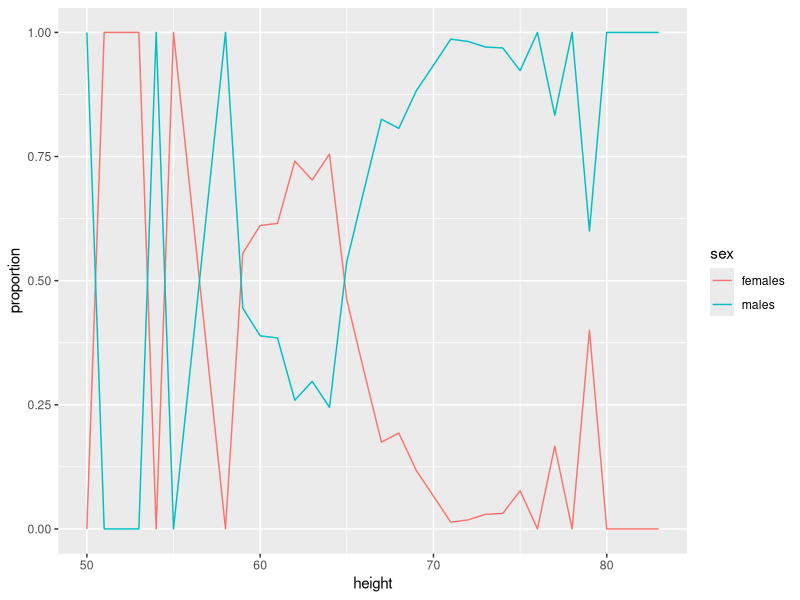
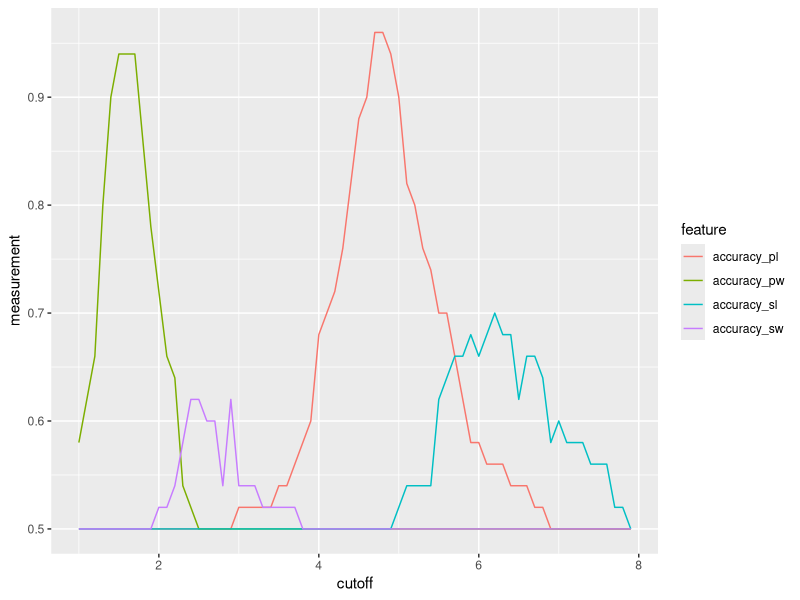
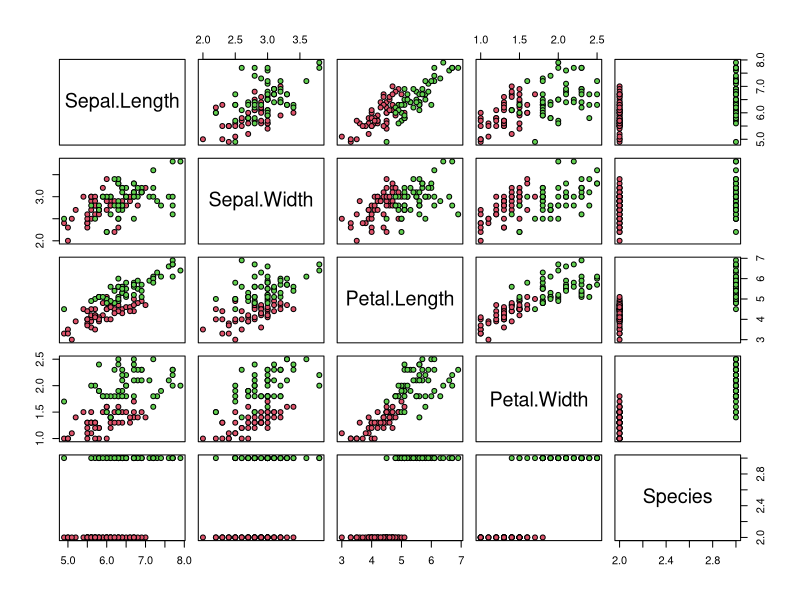
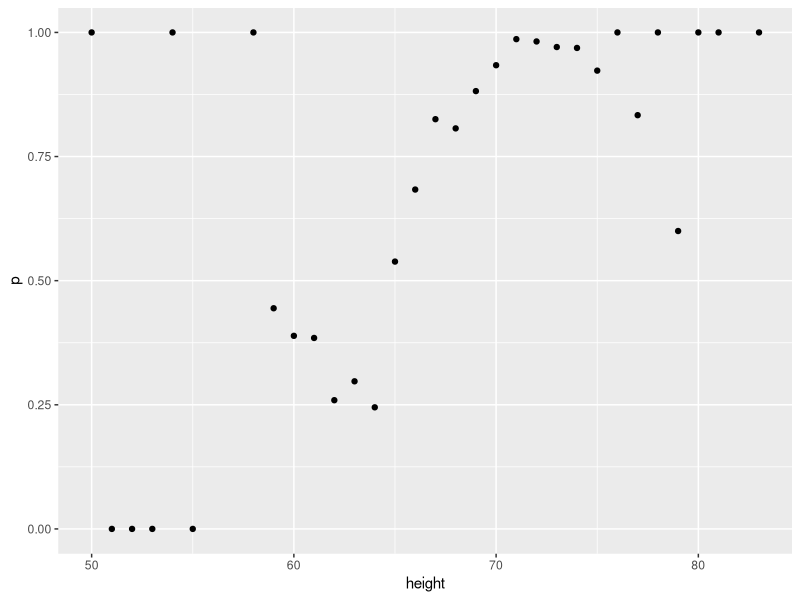
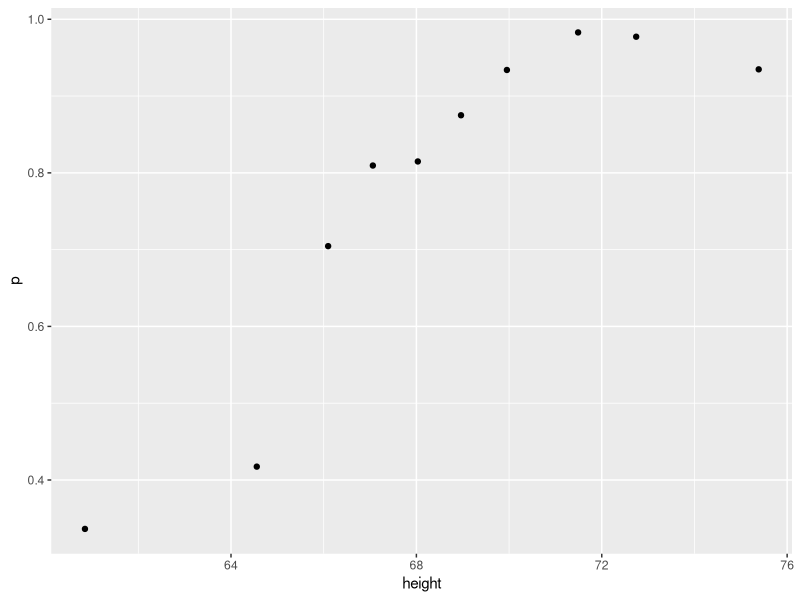
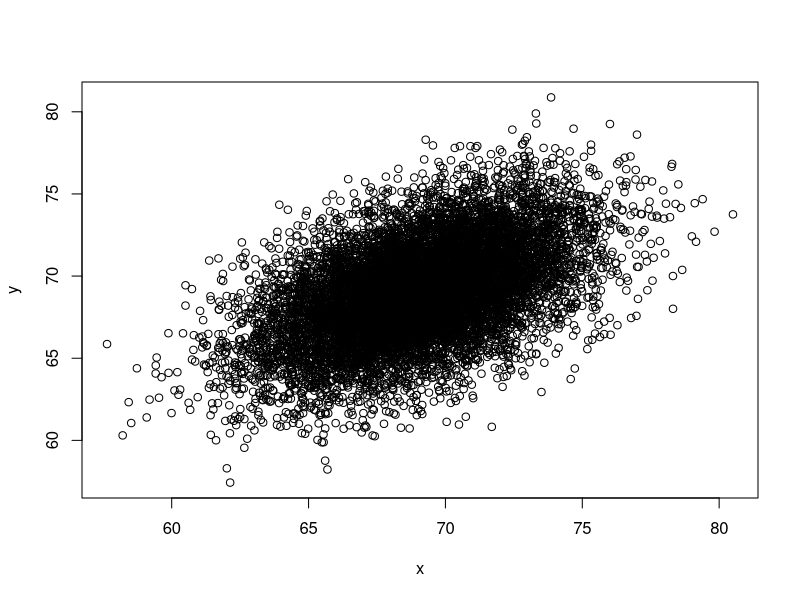
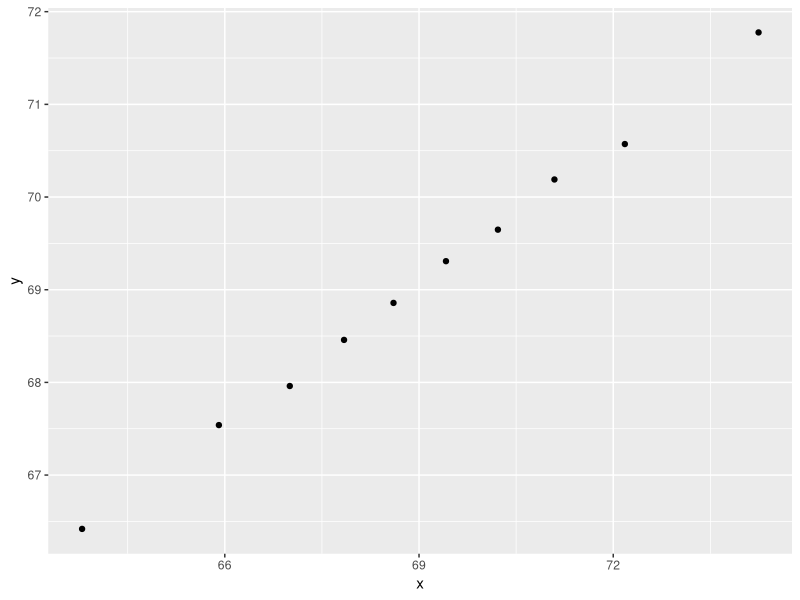
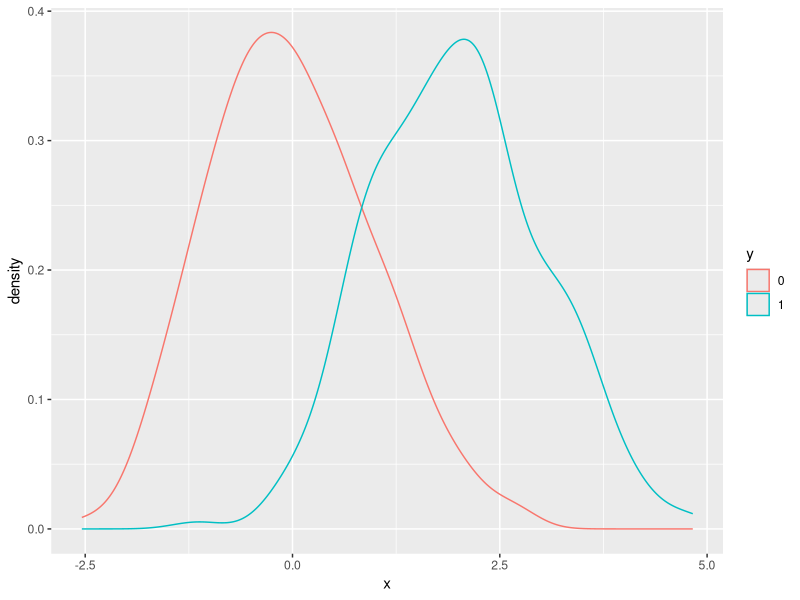

Write the R code that produced these figures, in order.
# Housekeeping -----------------------------------------------------------------

rm(list = ls())
gc()

library('tidyverse')
library('dslabs')
library('caret')
library('lubridate')

# Assessment -------------------------------------------------------------------

data(heights)
str(heights)
heights[777,]

heights %>%
  summarize(max_height = max(height),
            shortest = which.min(height),
            mean = mean(height),
            median = median(height),
            proportion_males = mean(sex == "Male"),
            taller = sum(height > 78 & sex == "Female"))

# Section 2.1 ------------------------------------------------------------------

# evaluation of heights database

data(heights)

list <- createDataPartition(heights$height, times = 2, p = .01, list = FALSE)

heights[list[,1],]
heights[list[,2],]

heights %>%
  mutate(height = round(height,0)) %>%
  group_by(height,sex) %>%
  count(height) %>%
  spread(key = sex, value = n, fill = 0) %>%
  transmute(height = height,
            males = Male/(Male+Female),
            females = Female/(Male+Female)) %>%
  gather(key='sex', value = 'proportion', males:females) %>%
  ggplot(aes(x = height, y = proportion, color = sex)) +
  geom_line()

list <- createDataPartition(heights$height,times=1,p=.05,list=FALSE)
test_set <- heights[list,]
train_set <- heights[-list,]

F1 <- sapply(min(heights$height):max(heights$height), function(x){
  y_hat <-  ifelse(heights$height > x, 'Male', 'Female') %>% factor()
  y_actual <-  heights$sex
  F_meas(data = y_hat, reference = y_actual)
})


scores <- 
  data.frame(strata = min(heights$height):max(heights$height),
             F1_score = F1)

scores %>%
  summarise(best_cutoff = strata[which.max(F1_score)],
            F1_score = F1_score[which.max(F1_score)])

y_hat <- ifelse(heights$height > 66, "Male", "Female") %>% factor()
y_actual <- heights$sex

se <- sensitivity(data = y_hat, reference = y_actual)
sp <- specificity(data = y_hat, reference = y_actual)
pr <- precision(data = y_hat, reference = y_actual)
F1 <- F_meas(data = y_hat, reference = y_actual)

2/(1/se + 1/pr) # coincides with F1 = geom mean sensitivity and precision
2/(1/se + 1/sp)

# Assessment - heights

data(reported_heights)

dat <- mutate(reported_heights, date_time = ymd_hms(time_stamp)) %>%
  filter(date_time >= make_date(2016, 01, 25) & date_time < make_date(2016, 02, 1)) %>%
  mutate(type = ifelse(day(date_time) == 25 & hour(date_time) == 8 & between(minute(date_time), 15, 30), "inclass","online")) %>%
  select(sex, type)

y <- factor(dat$sex, c("Female", "Male"))
x <- dat$type

model <- 
  data.frame(actual_sex = y, type = x)

model %>%
  mutate(predicted_sex = ifelse(type == "inclass", "Female", "Male")) %>%
  summarise(accuracy = mean(actual_sex == predicted_sex))
  
y <- model$actual_sex
y_hat <- ifelse(model$type == "inclass", "Female", "Male") %>% factor()

table(y_hat, y)
sensitivity(data = y_hat, reference = y)
specificity(data = y_hat, reference = y)

prevalence <- 
  dat %>%
  summarise(female_prevalence = mean(sex=="Female"))

# Assessment - iris dataset

data(iris)
iris <- iris[-which(iris$Species=='setosa'),]
y <- iris$Species

set.seed(2, sample.kind="Rounding")
list <- createDataPartition(y,times=1,p=.5,list=FALSE)
test <- iris[list,]
train <- iris[-list,]

range <- 
  iris %>%
  select(-Species) %>%
  summary()

cutoff <- seq(1,7.9,.1)

tmp <- sapply(cutoff,function(x){
  tmp <- data.frame(y_hat_sl = ifelse(train$Sepal.Length > x,"virginica","versicolor"),
                    y_hat_sw = ifelse(train$Sepal.Width > x,"virginica","versicolor"),
                    y_hat_pl = ifelse(train$Petal.Length > x,"virginica","versicolor"),
                    y_hat_pw = ifelse(train$Petal.Width > x,"virginica","versicolor"),
                    y_actual = train$Species) %>%
    summarize(cutoff = x,
              accuracy_sl = mean(y_hat_sl == y_actual),
              accuracy_sw = mean(y_hat_sw == y_actual),
              accuracy_pl = mean(y_hat_pl == y_actual),
              accuracy_pw = mean(y_hat_pw == y_actual))
})

accuracy <-
  data.frame(cutoff = as.numeric(tmp[1,]),
             accuracy_sl = as.numeric(tmp[2,]),
             accuracy_sw = as.numeric(tmp[3,]),
             accuracy_pl = as.numeric(tmp[4,]),
             accuracy_pw = as.numeric(tmp[5,]))

accuracy %>%
  summary()

accuracy %>%
  gather(key = 'feature', value = 'measurement', -cutoff) %>%
  ggplot(aes(x = cutoff, y = measurement, color = feature)) +
  geom_line()

y_hat = ifelse(test$Petal.Length > 4.7, "virginica", "versicolor") %>% as.character()
y_actual = test$Species %>% as.character()

mean(y_hat == y_actual)


# tmp <- sapply(cutoff,function(x){
#   tmp <- data.frame(y_hat_sl = ifelse(test$Sepal.Length > x,"virginica","versicolor"),
#                     y_hat_sw = ifelse(test$Sepal.Width > x,"virginica","versicolor"),
#                     y_hat_pl = ifelse(test$Petal.Length > x,"virginica","versicolor"),
#                     y_hat_pw = ifelse(test$Petal.Width > x,"virginica","versicolor"),
#                     y_actual = test$Species) %>%
#     summarize(cutoff = x,
#               accuracy_sl = mean(y_hat_sl == y_actual),
#               accuracy_sw = mean(y_hat_sw == y_actual),
#               accuracy_pl = mean(y_hat_pl == y_actual),
#               accuracy_pw = mean(y_hat_pw == y_actual))
# })
# 
# accuracy <-
#   data.frame(cutoff = as.numeric(tmp[1,]),
#              accuracy_sl = as.numeric(tmp[2,]),
#              accuracy_sw = as.numeric(tmp[3,]),
#              accuracy_pl = as.numeric(tmp[4,]),
#              accuracy_pw = as.numeric(tmp[5,]))
# 
# accuracy %>%
#   summary()

plot(iris,pch=21,bg=iris$Species)



cutoff.pl <- accuracy$cutoff[which.max(accuracy$accuracy_pl)]
cutoff.pw <- accuracy$cutoff[which.max(accuracy$accuracy_pw)]

y_actual <- test$Species %>% droplevels()
y_hat <- ifelse(test$Petal.Length > cutoff.pl | test$Petal.Width > cutoff.pw,
                "virginica","versicolor")

mean(y_actual == y_hat)

# Section 2.2 ------------------------------------------------------------------

# A = have disease
# B = test is positive

P_B_A <- .85 # sensitivity
P_A <- .02 # prevalence
P_notB_notA <- .90 # specificity
P_B <- .98*.10 + .02*.85 # positive test rate

P_A_B <- P_B_A * P_A / P_B
P_A_B

set.seed(1)
disease <- sample(c(0,1), size=1e6, replace=TRUE, prob=c(0.98,0.02))
test <- rep(NA, 1e6)
test[disease==0] <- sample(c(0,1), size=sum(disease==0), replace=TRUE, prob=c(0.90,0.10))
test[disease==1] <- sample(c(0,1), size=sum(disease==1), replace=TRUE, prob=c(0.15, 0.85))

mean(test)
mean(disease[test == 0])
mean(disease[test == 1])
mean(disease[test == 1]) / mean(disease)

# heights

data(heights)

heights %>%
  mutate(height = round(height)) %>%
  group_by(height) %>%
  summarize(p = mean(sex == "Male")) %>%
  qplot(height,p,data=.)

ps <- seq(0,1,.1)
heights %>%
  mutate(g = cut(height,quantile(height,ps),include.lowest=TRUE)) %>%
  group_by(g) %>%
  summarise(p = mean(sex == "Male"),
            height = mean(height)) %>%
  qplot(height,p,data=.)
  
Sigma <- 9*matrix(c(1,0.5,0.5,1), 2, 2)
dat <- MASS::mvrnorm(n = 10000, c(69, 69), Sigma) %>%
  data.frame() %>% setNames(c("x", "y"))

plot(dat)

ps <- seq(0, 1, 0.1)
dat %>% 
  mutate(g = cut(x,quantile(x,ps),include.lowest = TRUE)) %>%
  group_by(g) %>%
  summarise(x = mean(x),
            y = mean(y)) %>%
  qplot(x, y, data =.)





# Section 3.1 ------------------------------------------------------------------

# Q1

set.seed(1, sample.kind="Rounding")
n <- 100
Sigma <- 9*matrix(c(1.0, 0.5, 0.5, 1.0), 2, 2)
dat <- MASS::mvrnorm(n = 100, c(69, 69), Sigma) %>%
  data.frame() %>% setNames(c("x", "y"))

set.seed(1, sample.kind="Rounding")
RMSE <- replicate(100,{
  p <- createDataPartition(dat$y,times=1,p=.5,list=FALSE)
  train <- slice(dat,-p)
  test <- slice(dat,p)
  fit <- train %>%
    lm(y ~ x, data = .)
  test %>%
    mutate(y_hat = predict(fit,newdata=.)) %>%
    mutate(E = y-y_hat,
           SE = E^2) %>%
    summarize(MSE = mean(SE)) %>%
    mutate(RMSE = sqrt(MSE)) %>%
    .$RMSE
})
mean(RMSE)
sd(RMSE)

# Q2

RMSE <- function(n){
  
  Sigma <- 9*matrix(c(1.0, 0.5, 0.5, 1.0), 2, 2)
  dat <- MASS::mvrnorm(n = n, c(69, 69), Sigma) %>%
    data.frame() %>% setNames(c("x", "y"))
  
  rmse <- replicate(100,{
    p <- createDataPartition(dat$y, times=1, p=.5, list=FALSE)
    test <- slice(dat,p)
    train <- slice(dat,-p)
    fit <- lm(data = train, y ~ x)
    y_hat <- predict(fit,test)
    y <- test$y
    rmse <- sqrt(mean((y-y_hat)^2))
  })
  
  c(mean_rmse = mean(rmse),
             sd_rmse = sd(rmse))
}

set.seed(1, sample.kind="Rounding")
n <- c(100, 500, 1000, 5000, 10000)
results <- sapply(n,RMSE)

# Q4

set.seed(1, sample.kind="Rounding")
n <- 100
Sigma <- 9*matrix(c(1.0, 0.95, 0.95, 1.0), 2, 2)
dat <- MASS::mvrnorm(n = 100, c(69, 69), Sigma) %>%
  data.frame() %>% setNames(c("x", "y"))

set.seed(1, sample.kind="Rounding")
RMSE <- replicate(100,{
  p <- createDataPartition(dat$y,times=1,p=.5,list=FALSE)
  train <- slice(dat,-p)
  test <- slice(dat,p)
  fit <- train %>%
    lm(y ~ x, data = .)
  test %>%
    mutate(y_hat = predict(fit,newdata=.)) %>%
    mutate(E = y-y_hat,
           SE = E^2) %>%
    summarize(MSE = mean(SE)) %>%
    mutate(RMSE = sqrt(MSE)) %>%
    .$RMSE
})
mean(RMSE)
sd(RMSE)

# Q6

set.seed(1)
Sigma <- matrix(c(1.0, 0.75, 0.75, 0.75, 1.0, 0.25, 0.75, 0.25, 1.0), 3, 3)
dat <- MASS::mvrnorm(n = 100, c(0, 0, 0), Sigma) %>%
  data.frame() %>% setNames(c("y", "x_1", "x_2"))

cor(dat)

set.seed(1, sample.kind="Rounding")
p <- createDataPartition(dat$y, times=1, p=.5, list=FALSE)
test <- slice(dat,p)
train <- slice(dat, -p)

lm_x1 <- lm(y ~ x_1, data = train)
lm_x2 <- lm(y ~ x_2, data = train)
lm_both <- lm(y ~ x_1 + x_2, data = train)

test %>%
  mutate(y_hat_x1 = predict(lm_x1, newdata=.),
         y_hat_x2 = predict(lm_x2, newdata=.),
         y_hat_both = predict(lm_both, newdata=.)) %>%
  summarise(rmse_x1 = sqrt(mean((y-y_hat_x1)^2)),
            rmse_x2 = sqrt(mean((y-y_hat_x2)^2)),
            rmse_xboth = sqrt(mean((y-y_hat_both)^2)))

# Q8

set.seed(1)
Sigma <- matrix(c(1.0, 0.75, 0.75, 0.75, 1.0, 0.95, 0.75, 0.95, 1.0), 3, 3)
dat <- MASS::mvrnorm(n = 100, c(0, 0, 0), Sigma) %>%
  data.frame() %>% setNames(c("y", "x_1", "x_2"))

cor(dat)

set.seed(1, sample.kind="Rounding")
p <- createDataPartition(dat$y, times=1, p=.5, list=FALSE)
test <- slice(dat,p)
train <- slice(dat, -p)

lm_x1 <- lm(y ~ x_1, data = train)
lm_x2 <- lm(y ~ x_2, data = train)
lm_both <- lm(y ~ x_1 + x_2, data = train)

test %>%
  mutate(y_hat_x1 = predict(lm_x1, newdata=.),
         y_hat_x2 = predict(lm_x2, newdata=.),
         y_hat_both = predict(lm_both, newdata=.)) %>%
  summarise(rmse_x1 = sqrt(mean((y-y_hat_x1)^2)),
            rmse_x2 = sqrt(mean((y-y_hat_x2)^2)),
            rmse_xboth = sqrt(mean((y-y_hat_both)^2)))

# Q1

set.seed(2, sample.kind="Rounding")

make_data <- function(n = 1000, p = 0.5, 
                      mu_0 = 0, mu_1 = 2, 
                      sigma_0 = 1,  sigma_1 = 1){
  
  y <- rbinom(n, 1, p)
  f_0 <- rnorm(n, mu_0, sigma_0)
  f_1 <- rnorm(n, mu_1, sigma_1)
  x <- ifelse(y == 1, f_1, f_0)
  
  test_index <- createDataPartition(y, times = 1, p = 0.5, list = FALSE)
  
  list(train = data.frame(x = x, y = as.factor(y)) %>% slice(-test_index),
       test = data.frame(x = x, y = as.factor(y)) %>% slice(test_index))
}

dat <- make_data()

dat$train %>% ggplot(aes(x, color = y)) + geom_density()




set.seed(1, sample.kind="Rounding")

avg_1 <- seq(0,3,length.out = 25)

accuracy <- sapply(avg_1,function(avg){
  dat <- make_data(n=1000,p=.5,mu_0 = 0, mu_1 = avg, sigma_0 = 1, sigma_1 = 1)
  fit = glm(data = dat$train, y ~ x, family="binomial")
  y_hat <- ifelse(predict(fit,newdata=dat$test,type="response")>.5,1,0)
  y <- dat$test$y
  accuracy <- mean(y_hat == y)
})

plot(avg_1,accuracy)
